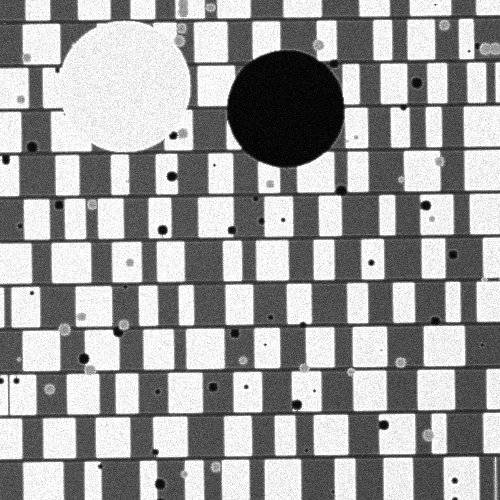
#> input picture data/ood_holdout/reference/mixed_logic_000.png, 500 x 500 px, given in place of 0000.png, which was not available
$ python debug_ncc.py   (older library calls are emulated)
#> lines starting #> are read from the running program, lines starting #| are printed output that depends on the picture; long printed decimals are rounded; pictures that were not available may be replaced by others from this repository, and a replacement may not be noted
### src/localization/enhanced_localizer.py
"""
Enhanced Localizer v6 - Incorporates best ideas from competitive analysis:

1. Adaptive Coarse Search (800x800 for large templates, skip for small)
2. NLMeans Denoising pre-processing
3. Structural Reranker: Variance similarity (0.4) + Gradient correlation (0.4) + Landmark overlay (0.2)
4. Wider rotation search: ±8° coarse (13 steps) -> ±1.5° fine (5 steps)
5. Gated reranker - only activates when needed
6. Peak-to-2nd-peak ambiguity detection
7. Sub-pixel quadratic refinement
"""

import cv2
import numpy as np
import time
from typing import List, Dict, Optional, Tuple
from dataclasses import dataclass

# ──────────────────────────────────────────────────────────────────────
# Data Classes
# ──────────────────────────────────────────────────────────────────────

@dataclass
class Candidate:
    x: float
    y: float
    score: float
    scale: float
    rotation: float
    coarse_score: float = 0.0
    fine_score: float = 0.0
    phase_response: float = 0.0
    structural_score: float = 0.0
    combined_score: float = 0.0

    # [27 lines left out: functions to_dict, denoise_image, not called in this run]


def get_feature_map(img: np.ndarray) -> np.ndarray:
    """Combine grayscale intensity and Sobel gradient magnitude."""
    gx = cv2.Sobel(img, cv2.CV_32F, 1, 0, ksize=3)
    gy = cv2.Sobel(img, cv2.CV_32F, 0, 1, ksize=3)
    mag = cv2.magnitude(gx, gy)
    mag = mag / (mag.max() + 1e-6)
    combined = 0.6 * img.astype(np.float32) + 0.4 * mag
    return combined / (combined.max() + 1e-6)


def ncc_map(search: np.ndarray, template: np.ndarray) -> np.ndarray:
    """NCC via cv2.matchTemplate (TM_CCOEFF_NORMED)."""
    return cv2.matchTemplate(
        search.astype(np.float32),
        template.astype(np.float32),
        cv2.TM_CCOEFF_NORMED,
    )


# ──────────────────────────────────────────────────────────────────────
# Structural Reranker
# ──────────────────────────────────────────────────────────────────────

# [421 lines left out: functions compute_structural_score, structural_rerank_candidates, extract_nms_peaks, subpixel_refine_1d, subpixel_refine_2d, build_nominal_template and 3 more, not called in this run]


# ──────────────────────────────────────────────────────────────────────
# Backwards Compatible Interface
# ──────────────────────────────────────────────────────────────────────

def localize(reference_img: np.ndarray, search_img: np.ndarray, nominal_downsample: float = 10.0) -> Dict:
    """Backwards-compatible entry point using V6."""
    return localize_v6(reference_img, search_img, nominal_downsample)

### src/debug_ncc.py
#!/usr/bin/env python3
"""
Debug NCC on Vishnu's dataset at full resolution.
"""

import sys
import os
import numpy as np
import cv2

sys.path.insert(0, os.path.join(os.path.dirname(__file__), '..'))
from src.localization.enhanced_localizer import ncc_map, get_feature_map


def main():
    sample_id = 0
    ref_path = f"/tmp/competitor_analysis/vishnu_drift-sense/test_dataset/reference/{sample_id:04d}.png"
    search_path = f"/tmp/competitor_analysis/vishnu_drift-sense/test_dataset/search/{sample_id:04d}.png"

    ref_img = cv2.imread(ref_path, cv2.IMREAD_GRAYSCALE)
#> ref_img is the input picture: shape (500, 500); min 0, max 255, mean 158
    search_img = cv2.imread(search_path, cv2.IMREAD_GRAYSCALE)
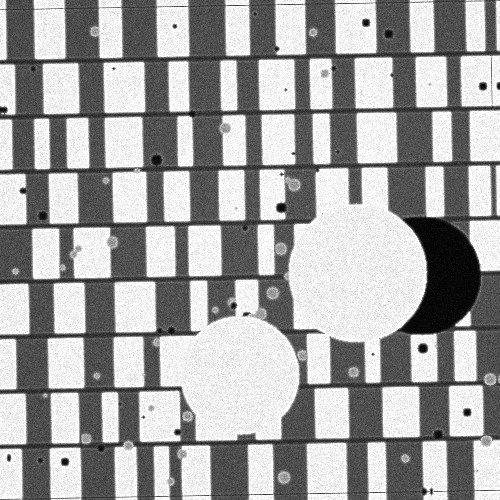
#> input picture data/ood_holdout/reference/mixed_logic_001.png, 500 x 500 px, given in place of 0000.png, which was not available
#> search_img is the input picture: shape (500, 500); min 0, max 255, mean 164.3

    # Normalize
    ref = ref_img.astype(np.float32) / 255.0
    search = search_img.astype(np.float32) / 255.0

    # Feature maps
    ref_feat = get_feature_map(ref)
    search_feat = get_feature_map(search)

    print("Ref feat stats:", ref_feat.min(), ref_feat.max(), ref_feat.mean())
#| Ref feat stats: 0.0 1 0.4603
    print("Search feat stats:", search_feat.min(), search_feat.max(), search_feat.mean())
#| Search feat stats: 0.0006634 1 0.4556

    # Nominal template at search resolution (~100px for 1000/10)
    nominal_side = 100
    ref_dn = cv2.GaussianBlur(ref, (0, 0), sigmaX=0.6)
    nominal_templ = cv2.resize(ref_dn, (nominal_side, nominal_side), interpolation=cv2.INTER_AREA)
    nominal_templ_feat = get_feature_map(nominal_templ)
#> in get_feature_map (call 3), `gx = cv2.Sobel(img, cv2.CV_32F, 1, 0, ksize=3)`:
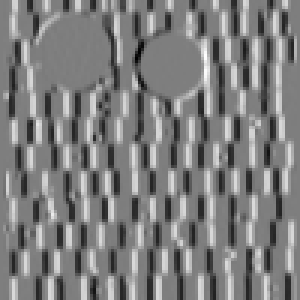
#> gx: shape (100, 100) float32 (shown 3 times larger); min -3.68, max 3.73, mean 0.00762; drawn with min black and max white
#> in get_feature_map (call 3), `gy = cv2.Sobel(img, cv2.CV_32F, 0, 1, ksize=3)`:
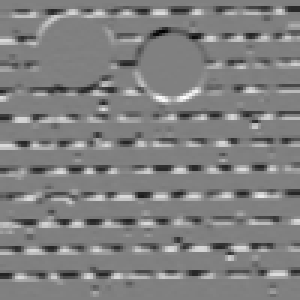
#> gy: shape (100, 100) float32 (shown 3 times larger); min -3.71, max 3.66, mean -0.00432; drawn with min black and max white
#> in get_feature_map (call 3), `mag = cv2.magnitude(gx, gy)`:
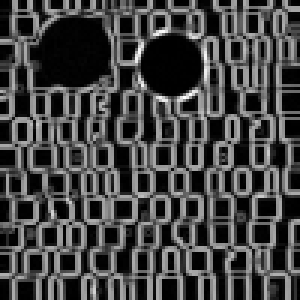
#> mag: shape (100, 100) float32 (shown 3 times larger); min 0, max 3.91, mean 1.06; drawn with min black and max white
#> in get_feature_map (call 3), `combined = 0.6 * img.astype(np.float32) + 0.4 * mag`:
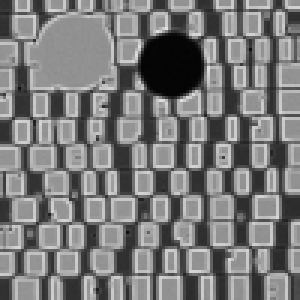
#> combined: shape (100, 100) float32 (shown 3 times larger); min 0.0148, max 0.888, mean 0.481

    print(f"Nominal template feat stats: {nominal_templ_feat.min():.4f} {nominal_templ_feat.max():.4f} {nominal_templ_feat.mean():.4f}")
#| Nominal template feat stats: 0.0167 1.0000 0.5412

    # Full NCC
    res = ncc_map(search_feat, nominal_templ_feat)
#> in ncc_map, `return cv2.matchTemplate( search.astype(np.float32), template.astype(n..`:
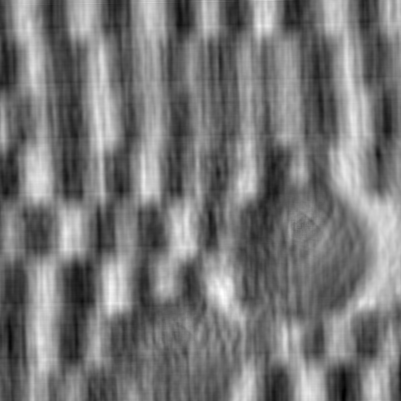
#> returned value: shape (401, 401) float32; min -0.177, max 0.203, mean 0.000767; drawn with min black and max white
    print(f"NCC shape: {res.shape}")
#| NCC shape: (401, 401)
    print(f"NCC max: {res.max():.4f} at {np.unravel_index(res.argmax(), res.shape)}")
#| NCC max: 0.2033 at (294, 222)
    print(f"NCC min: {res.min():.4f}")
#| NCC min: -0.1766

    # Check around true location
    gt_x, gt_y = 439.7, 445.0
    # Convert to feature map coordinates (template center)
    py, px = int(gt_y - nominal_side/2), int(gt_x - nominal_side/2)
    if 0 <= py < res.shape[0] and 0 <= px < res.shape[1]:
        print(f"NCC at GT ({px}, {py}): {res[py, px]:.4f}")
#| NCC at GT (389, 395): 0.0329

    # Check around center (where our algorithm found)
    py, px = int(45 - nominal_side/2), int(45 - nominal_side/2)
    if 0 <= py < res.shape[0] and 0 <= px < res.shape[1]:
        print(f"NCC at center ({px}, {py}): {res[py, px]:.4f}")

    # Top 10 peaks
    flat = res.flatten()
    top_indices = np.argpartition(flat, -10)[-10:]
#> top_indices = [119320, 117715, 118116, 118115, 116912, 117714, 116913, 118517, 117313, 117314]
    top_indices = top_indices[np.argsort(flat[top_indices])[::-1]]
#> top_indices = [118116, 117715, 117714, 117313, 117314, 116912, 118115, 116913, 118517, 119320]
    print("\nTop 10 NCC peaks:")
    for idx in top_indices:
        py, px = np.unravel_index(idx, res.shape)
        print(f"  ({px:.1f}, {py:.1f}): {flat[idx]:.4f}")
#> this loop made 10 passes
#> (idx, py, px) on passes 1 to 10: (118116, 294, 222), (117715, 293, 222), (117714, 293, 221), (117313, 292, 221), (117314, 292, 222), (116912, 291, 221), (118115, 294, 221), (116913, 291, 222), (118517, 295, 222), (119320, 297, 223)
#|   (222.0, 294.0): 0.2033
#|   (222.0, 293.0): 0.2030
#|   (221.0, 293.0): 0.2022
#|   (221.0, 292.0): 0.2021
#|   (222.0, 292.0): 0.2020
#|   (221.0, 291.0): 0.2008
#|   (221.0, 294.0): 0.2002
#|   (222.0, 291.0): 0.2001
#> (further printed lines are left out)

    # Also test raw (non-feature) NCC
    res_raw = ncc_map(search, nominal_templ)
    print(f"\nRaw NCC max: {res_raw.max():.4f} at {np.unravel_index(res_raw.argmax(), res_raw.shape)}")
#| Raw NCC max: 0.2200 at (302, 361)
    if 0 <= py < res_raw.shape[0] and 0 <= px < res_raw.shape[1]:
        print(f"Raw NCC at GT ({px}, {py}): {res_raw[py, px]:.4f}")
#| Raw NCC at GT (223, 297): 0.1905

    # Check what Vishnu's method does - they use phase correlation
    window = cv2.createHanningWindow((nominal_side, nominal_side), cv2.CV_32F)
    search_dn = cv2.GaussianBlur(search, (0, 0), sigmaX=0.6)
    patch = search_dn[int(gt_y-nominal_side/2):int(gt_y+nominal_side/2), int(gt_x-nominal_side/2):int(gt_x+nominal_side/2)]
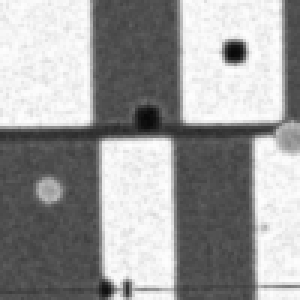
#> patch: shape (100, 100) float32 (shown 3 times larger); min 0.033, max 0.998, mean 0.614
    if patch.shape == (nominal_side, nominal_side):
        (dx, dy), resp = cv2.phaseCorrelate(nominal_templ.astype(np.float32), patch.astype(np.float32), window)
#> dx = -6.78; dy = 12.45; resp = 0.153
        print(f"\nPhase correlation at GT: shift=({dx:.2f}, {dy:.2f}), resp={resp:.4f}")
#| Phase correlation at GT: shift=(-6.78, 12.45), resp=0.1528

    # Check center patch
    patch_center = search_dn[45-nominal_side//2:45+nominal_side//2, 45-nominal_side//2:45+nominal_side//2]
#> patch_center = empty array
    if patch_center.shape == (nominal_side, nominal_side):
        (dx, dy), resp = cv2.phaseCorrelate(nominal_templ.astype(np.float32), patch_center.astype(np.float32), window)
        print(f"Phase correlation at center: shift=({dx:.2f}, {dy:.2f}), resp={resp:.4f}")


if __name__ == "__main__":
    main()
